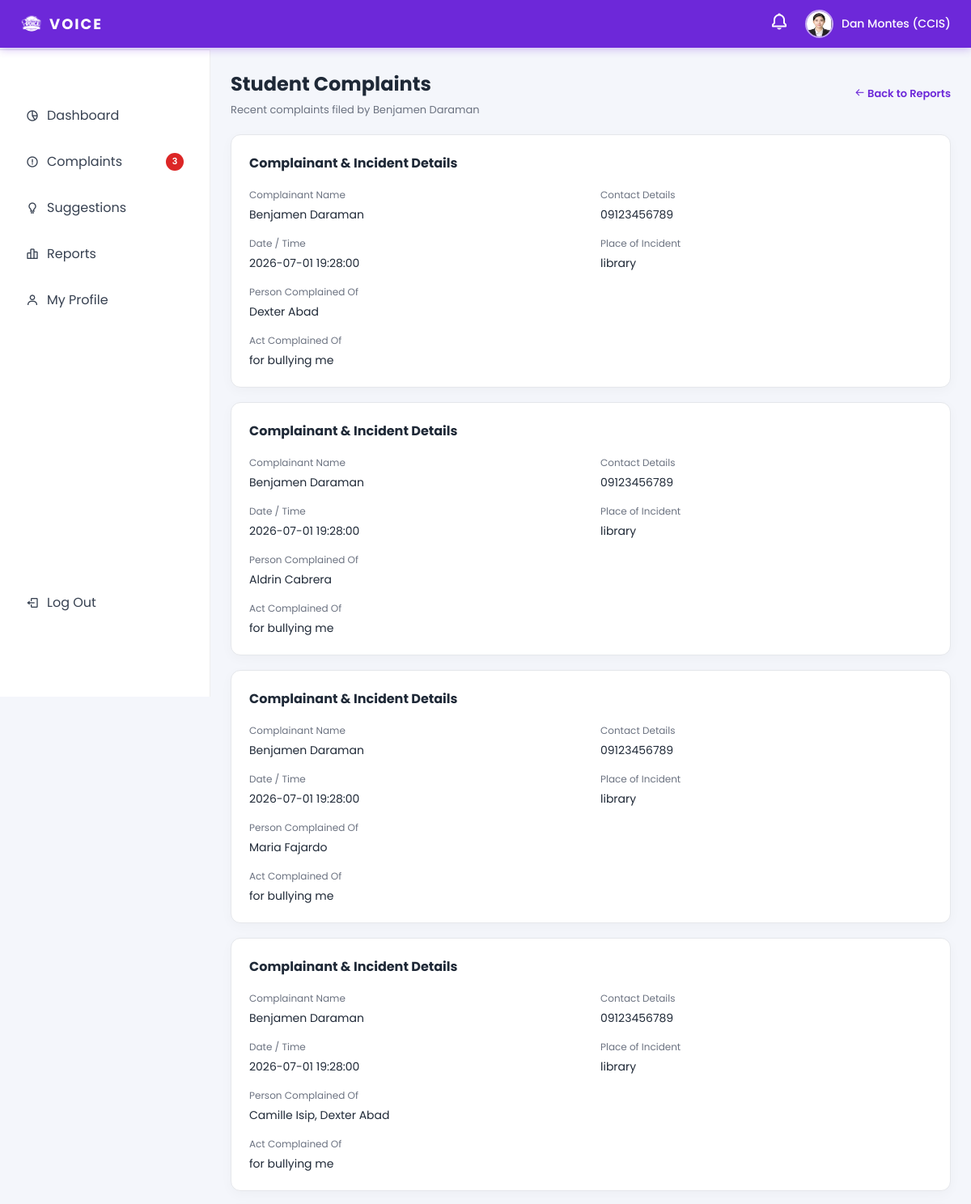
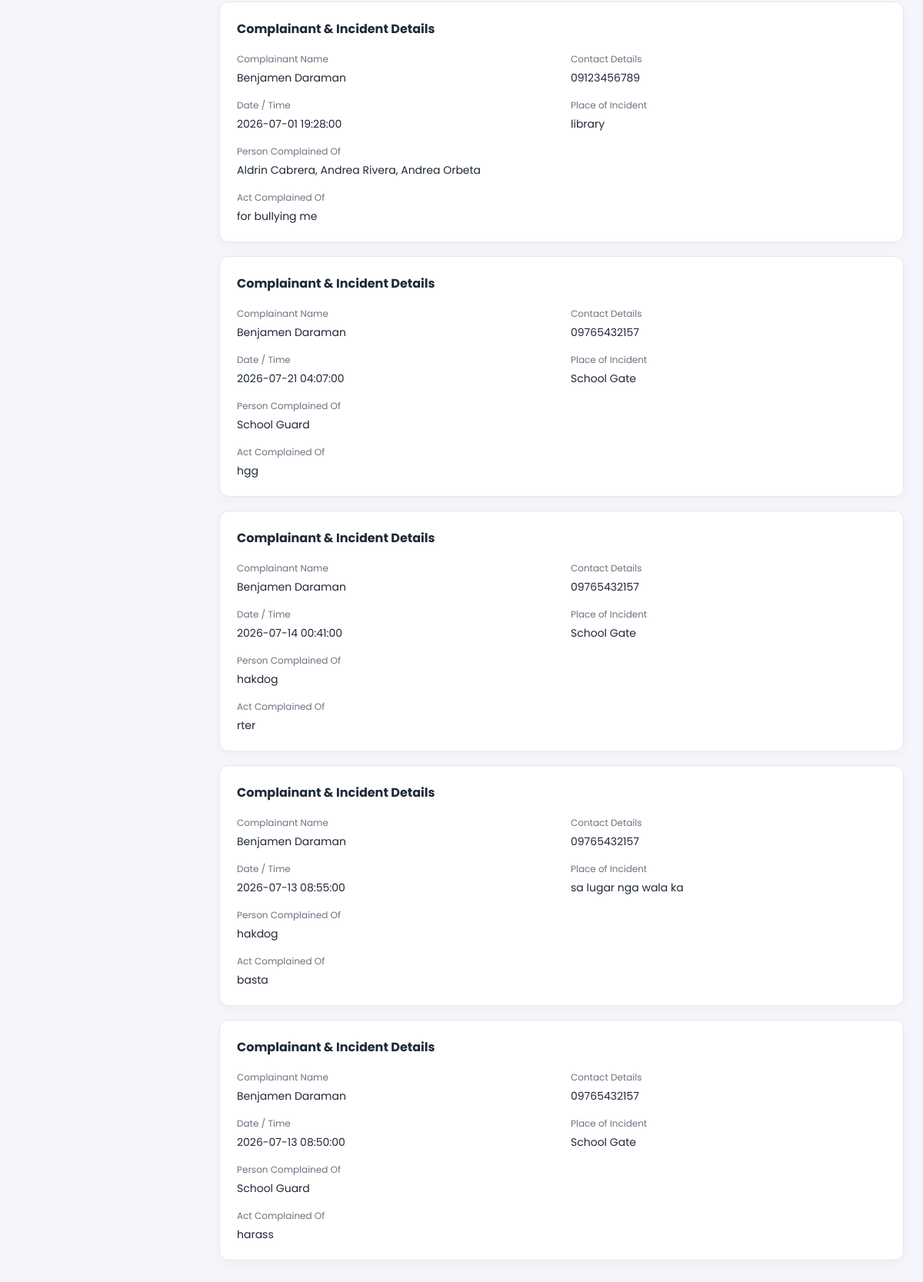
/Ui-main/dean/dean_reported_complaints.php?student_id=2&view=complaints (signed in), run on the app's committed database (2 pictures, top to bottom).
### tables this page shows
CREATE TABLE `dean_profiles` (
  `id` int(11) NOT NULL,
  `user_id` int(11) NOT NULL,
  `first_name` varchar(50) NOT NULL,
  `last_name` varchar(50) NOT NULL,
  `college_id` int(11) DEFAULT NULL,
  `phone` varchar(20) DEFAULT NULL,
  `office` varchar(100) DEFAULT NULL,
  `status` enum('active','inactive') DEFAULT 'active',
  `profile_photo` varchar(255) DEFAULT NULL,
  `created_at` timestamp NOT NULL DEFAULT current_timestamp()
);

CREATE TABLE `colleges` (
  `id` int(11) NOT NULL,
  `code` varchar(20) NOT NULL,
  `name` varchar(150) NOT NULL,
  `status` enum('active','inactive') DEFAULT 'active',
  `created_at` timestamp NOT NULL DEFAULT current_timestamp()
);

CREATE TABLE `student_profiles` (
  `id` int(11) NOT NULL,
  `user_id` int(11) NOT NULL,
  `student_number` varchar(20) NOT NULL,
  `first_name` varchar(50) NOT NULL,
  `last_name` varchar(50) NOT NULL,
  `middle_name` varchar(50) DEFAULT NULL,
  `gender` enum('male','female','other') DEFAULT NULL,
  `contact_number` varchar(20) DEFAULT NULL,
  `college_id` int(11) DEFAULT NULL,
  `year_level` tinyint(4) DEFAULT NULL,
  `section` varchar(10) DEFAULT NULL,
  `school_year` varchar(20) DEFAULT NULL,
  `id_document` varchar(255) DEFAULT NULL,
  `status` enum('pending','active','inactive') DEFAULT 'pending',
  `created_at` timestamp NOT NULL DEFAULT current_timestamp(),
  `program_id` int(11) DEFAULT NULL,
  `complaint_count` int(11) NOT NULL DEFAULT 0
);

CREATE TABLE `complaints` (
  `id` int(11) NOT NULL,
  `ticket_no` varchar(20) DEFAULT NULL,
  `student_id` int(11) DEFAULT NULL,
  `complainant_name` varchar(100) NOT NULL,
  `complainant_address` text NOT NULL,
  `complainant_sex` enum('male','female','other') DEFAULT NULL,
  `complainant_age` int(3) DEFAULT NULL,
  `complainant_civil_status` varchar(50) DEFAULT NULL,
  `complainant_contact_details` varchar(255) DEFAULT NULL,
  `person_complained_of` varchar(100) NOT NULL,
  `date_of_incident` date NOT NULL,
  `time_of_incident` time DEFAULT NULL,
  `place_of_incident` varchar(255) NOT NULL,
  `act_complained_of` text NOT NULL,
  `narrative_report` longtext NOT NULL,
  `college_id` int(11) DEFAULT NULL,
  `category_id` int(11) DEFAULT NULL,
  `proof_of_complaint` text DEFAULT NULL,
  `attachments` varchar(255) DEFAULT NULL,
  `desired_outcome` text DEFAULT NULL,
  `terms_agreement_accepted` tinyint(1) DEFAULT 1,
  `signature` varchar(255) DEFAULT NULL,
  `status` enum('new','pending','under_review','resolved','closed') DEFAULT 'new',
  `is_anonymous` tinyint(1) DEFAULT 0,
  `approval_status` varchar(50) DEFAULT 'pending',
  `admin_id` int(11) DEFAULT NULL,
  `admin_notes` text DEFAULT NULL,
  `admin_reviewed_at` timestamp NULL DEFAULT NULL,
  `created_at` timestamp NOT NULL DEFAULT current_timestamp(),
  `school_year` varchar(9) DEFAULT NULL,
  `semester` enum('1','2') DEFAULT NULL,
  `updated_at` timestamp NOT NULL DEFAULT current_timestamp() ON UPDATE current_timestamp(),
  `is_escalated` tinyint(1) DEFAULT 0,
  `visibility_status` varchar(50) DEFAULT 'private' COMMENT 'private, public'
);

### Ui-main/dean/dean_reported_complaints.php (the view, shortened to what this page needs)
<?php
require_once __DIR__ . '/../db_connection.php';
function e(string $value): string
{
    return htmlspecialchars($value, ENT_QUOTES, 'UTF-8');
}
$userId = (int)($_SESSION['user_id'] ?? 0);
$studentId = (int)($_GET['student_id'] ?? 0);
$view = (string)($_GET['view'] ?? 'reported');
$view = $view === 'complaints' ? 'complaints' : 'reported';
$complaints = [];
$studentName = 'Reported student';
$loadError = '';
try {
    $studentStmt = $pdo->prepare(
        'SELECT first_name, last_name FROM student_profiles
         WHERE id = :student_id
           AND college_id = (SELECT college_id FROM dean_profiles WHERE user_id = :user_id LIMIT 1)
         LIMIT 1'
    );
    $studentStmt->execute([':student_id' => $studentId, ':user_id' => $userId]);
    $student = $studentStmt->fetch(PDO::FETCH_ASSOC);
    $studentName = trim((string)$student['first_name'] . ' ' . (string)$student['last_name']) ?: $studentName;
    $sql = 'SELECT c.id, c.ticket_no, c.complainant_name, c.complainant_contact_details,
                   c.date_of_incident, c.time_of_incident, c.place_of_incident,
                   c.person_complained_of, c.act_complained_of, c.created_at
            FROM complaints c';
    if ($view === 'reported') {
        $sql .= ' INNER JOIN complaint_student_links csl ON csl.complaint_id = c.id
                  WHERE csl.student_id = :student_id';
    } else {
        $sql .= ' WHERE c.student_id = :student_id';
    }
    $sql .= ' AND c.approval_status = \'approved\'';
    $sql .= ' ORDER BY c.created_at DESC, c.id DESC';
    $stmt = $pdo->prepare($sql);
    $stmt->execute([':student_id' => $studentId]);
    $complaints = $stmt->fetchAll(PDO::FETCH_ASSOC);
} catch (Throwable $e) {
    $loadError = $e->getMessage();
}
?>
<!DOCTYPE html>
<html lang="en">
<head>
<link href='https://unpkg.com/boxicons@2.1.4/css/boxicons.min.css' rel='stylesheet'>
</head>
<body>
<?php include 'dean_topbar.php'; ?>
<?php include 'dean_sidebar.php'; ?>
<div class="main"><div class="shell">
    <div class="header">
        <div>
            <h1><?php echo $view === 'complaints' ? 'Student Complaints' : 'Reported Complaints'; ?></h1>
            <p class="subtitle"><?php echo $view === 'complaints' ? 'Recent complaints filed by ' : 'Complaints involving '; ?><?php echo e($studentName); ?></p>
        </div>
        <a class="back" href="javascript:history.back()"><i class='bx bx-arrow-back'></i> Back to Reports</a>
    </div>
    <?php if ($loadError !== ''): ?>
        <div class="card error"><?php echo e($loadError); ?></div>
    <?php elseif (count($complaints) === 0): ?>
        <div class="card empty">No complaint details were found for this student.</div>
    <?php else: ?>
        <?php foreach ($complaints as $complaint): ?>
            <section class="card">
                <div class="ticket-title">
                    <span>Complainant &amp; Incident Details</span>
                </div>
                <div class="detail-grid">
                    <div class="detail"><label>Complainant Name</label><p><?php echo e((string)$complaint['complainant_name']); ?></p></div>
                    <div class="detail"><label>Contact Details</label><p><?php echo e((string)$complaint['complainant_contact_details']); ?></p></div>
                    <div class="detail"><label>Date / Time</label><p><?php echo e(trim((string)$complaint['date_of_incident'] . ' ' . (string)$complaint['time_of_incident'])); ?></p></div>
                    <div class="detail"><label>Place of Incident</label><p><?php echo e((string)$complaint['place_of_incident']); ?></p></div>
                    <div class="detail full"><label>Person Complained Of</label><p><?php echo e((string)$complaint['person_complained_of']); ?></p></div>
                    <div class="detail full"><label>Act Complained Of</label><p><?php echo e((string)$complaint['act_complained_of']); ?></p></div>
                </div>
            </section>
        <?php endforeach; ?>
    <?php endif; ?>
</div></div>
</body>
</html>

### Ui-main/dean/dean_topbar.php (shortened to what this page needs)
<?php
require_once __DIR__ . '/../db_connection.php';
    ?>
    <?php
$topbarProfilePic = '../assets/images/default-avatar.svg';
$topbarDisplayName = trim((string)($_SESSION['full_name'] ?? 'Dean User'));
if (isset($_SESSION['user_id'])) {
    try {
        $hasPhotoColumn = false;
        $photoCheck = $pdo->query("SHOW COLUMNS FROM dean_profiles LIKE 'profile_photo'");
        if ($photoCheck && $photoCheck->fetch()) {
            $hasPhotoColumn = true;
        }
        if ($hasPhotoColumn) {
            $deanStmt = $pdo->prepare(
                'SELECT dp.first_name, dp.last_name, dp.profile_photo, c.code AS college_code
                 FROM dean_profiles dp
                 LEFT JOIN colleges c ON c.id = dp.college_id
                 WHERE dp.user_id = :user_id
                 LIMIT 1'
            );
            $deanStmt->execute([':user_id' => (int)$_SESSION['user_id']]);
            $deanProfile = $deanStmt->fetch(PDO::FETCH_ASSOC) ?: null;
            if ($deanProfile) {
                $fullName = trim(((string)($deanProfile['first_name'] ?? '')) . ' ' . ((string)($deanProfile['last_name'] ?? '')));
                if ($fullName !== '') {
                    $topbarDisplayName = $fullName;
                }
                $collegeCode = trim((string)($deanProfile['college_code'] ?? ''));
                if ($collegeCode !== '') {
                    $topbarDisplayName .= ' (' . $collegeCode . ')';
                }
                $photo = trim((string)($deanProfile['profile_photo'] ?? ''));
                if ($photo !== '') {
                    if (stripos($photo, 'http://') === 0 || stripos($photo, 'https://') === 0) {
                        $topbarProfilePic = $photo;
                    } else {
                        $topbarProfilePic = '../' . ltrim($photo, '/');
                    }
                }
            }
        }
    } catch (PDOException $e) {
    }
}
?>
<link href='https://unpkg.com/boxicons@2.1.4/css/boxicons.min.css' rel='stylesheet'>
<div class="topbar">
    <a class="topbar-logo" href="dean_dashboard.php">
        <img src="../assets/images/logo.png" alt="Logo">
        <span>VOICE</span>
    </a>
    <div class="topbar-right">
        <div class="topbar-bell" id="bellIcon">
            <i class='bx bx-bell'></i>
        </div>
        <div class="profile-container" id="profileIcon">
            <img class="profile-pic" src="<?php echo htmlspecialchars($topbarProfilePic, ENT_QUOTES, 'UTF-8'); ?>" alt="profile">
            <span><?php echo htmlspecialchars($topbarDisplayName, ENT_QUOTES, 'UTF-8'); ?></span>
        </div>
    </div>
</div>

### Ui-main/dean/dean_reported_complaints.php (style rules this page uses)
* { box-sizing: border-box; font-family: 'Poppins', sans-serif; }
body { margin: 0; background: #f4f6fb; color: #1f2937; }
.main { margin-left: 260px; margin-top: 61px; padding: 25px; min-height: calc(100vh - 61px); }
.shell { max-width: 1100px; margin: 0 auto; }
.header { display: flex; justify-content: space-between; align-items: center; gap: 16px; margin-bottom: 20px; }
h1 { margin: 0; font-size: 24px; }
.subtitle { color: #6b7280; margin: 5px 0 0; font-size: 13px; }
.back { color: #6d28d9; text-decoration: none; font-size: 13px; font-weight: 600; }
.card { background: #fff; border: 1px solid #e5e7eb; border-radius: 12px; padding: 22px; margin-bottom: 18px; box-shadow: 0 4px 15px rgba(0,0,0,.03); }
.detail-grid { display: grid; grid-template-columns: repeat(2, minmax(0, 1fr)); gap: 16px 24px; }
.detail label { display: block; color: #6b7280; font-size: 12px; margin-bottom: 5px; }
.detail p { margin: 0; white-space: pre-wrap; line-height: 1.5; font-size: 14px; }
.detail.full { grid-column: 1 / -1; }
.ticket-title { display: flex; justify-content: space-between; gap: 12px; margin-bottom: 18px; font-weight: 700; }

### Ui-main/dean/dean_topbar.php (style rules this page uses)
.topbar { position: fixed; top: 0; left: 0; right: 0; z-index: 999; display: flex; justify-content: space-between; align-items: center; gap: 20px; padding: 12px 25px; background: #6d28d9; box-shadow: 0 2px 10px rgba(109,40,217,0.3); }
.topbar-logo { display: flex; align-items: center; gap: 8px; text-decoration: none; }
.topbar-logo img { width: 28px; height: 28px; object-fit: contain; filter: brightness(0) invert(1); }
.topbar-logo span { font-size: 18px; font-weight: 700; color: #fff; letter-spacing: 2px; }
.topbar-right { display: flex; align-items: center; gap: 20px; }
.profile-container { display: flex; align-items: center; gap: 10px; cursor: pointer; position: relative; }
.profile-container img.profile-pic { width: 35px; height: 35px; border-radius: 50%; border: 2px solid rgba(255,255,255,0.6); }
.profile-container span { font-weight: 500; color: #fff; font-size: 14px; }
.topbar-bell { position: relative; cursor: pointer; }
.topbar-bell i.bx-bell { font-size: 24px; color: #fff; transition: 0.2s; }

### data on the page
dean_profiles: profile_photo (picture), topbarDisplayName "Dan Montes (CCIS)"
student_profiles: studentName "Benjamen Daraman"
complaints: complainant_name "Benjamen Daraman", complainant_contact_details "09123456789", date_of_incident+time_of_incident "2026-07-01 19:28:00", place_of_incident "library", person_complained_of "Dexter Abad", act_complained_of "for bullying me"
complaints: complainant_name "Benjamen Daraman", complainant_contact_details "09123456789", date_of_incident+time_of_incident "2026-07-01 19:28:00", place_of_incident "library", person_complained_of "Aldrin Cabrera", act_complained_of "for bullying me"
complaints: complainant_name "Benjamen Daraman", complainant_contact_details "09123456789", date_of_incident+time_of_incident "2026-07-01 19:28:00", place_of_incident "library", person_complained_of "Maria Fajardo", act_complained_of "for bullying me"
complaints: complainant_name "Benjamen Daraman", complainant_contact_details "09123456789", date_of_incident+time_of_incident "2026-07-01 19:28:00", place_of_incident "library", person_complained_of "Camille Isip, Dexter Abad", act_complained_of "for bullying me"
complaints: complainant_name "Benjamen Daraman", complainant_contact_details "09123456789", date_of_incident+time_of_incident "2026-07-01 19:28:00", place_of_incident "library", person_complained_of "Aldrin Cabrera, Andrea Rivera, Andrea Orbeta", act_complained_of "for bullying me"
complaints: complainant_name "Benjamen Daraman", complainant_contact_details "09765432157", date_of_incident+time_of_incident "2026-07-21 04:07:00", place_of_incident "School Gate", person_complained_of "School Guard", act_complained_of "hgg"
complaints: complainant_name "Benjamen Daraman", complainant_contact_details "09765432157", date_of_incident+time_of_incident "2026-07-14 00:41:00", place_of_incident "School Gate", person_complained_of "hakdog", act_complained_of "rter"
complaints: complainant_name "Benjamen Daraman", complainant_contact_details "09765432157", date_of_incident+time_of_incident "2026-07-13 08:55:00", place_of_incident "sa lugar nga wala ka", person_complained_of "hakdog", act_complained_of "basta"
complaints: complainant_name "Benjamen Daraman", complainant_contact_details "09765432157", date_of_incident+time_of_incident "2026-07-13 08:50:00", place_of_incident "School Gate", person_complained_of "School Guard", act_complained_of "harass"

### other printed values
$pendingComplaintCount "3"
